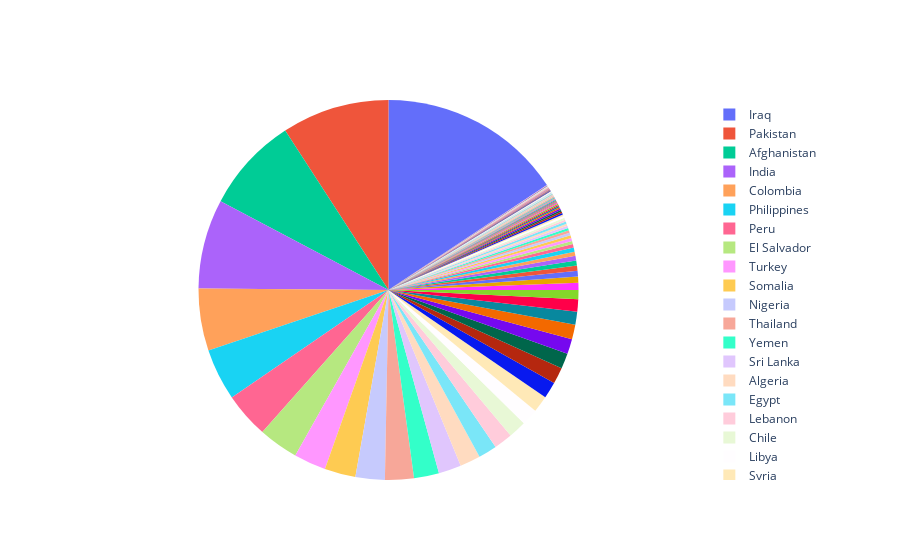

The notebook cell saved with this chart:
### Code cell
labels = nonwest['country_txt']
values = nonwest['Event']

fig = go.Figure(data=[go.Pie(labels=labels, values=values, textinfo='none',
                            insidetextorientation='radial'
                            )])

fig.show()

### Figure 1 — Plotly figure (JSON) as saved in the notebook; plotly's stock layout.template omitted (floating-point values rounded to 4 significant figures; data arrays with more than 128 entries replaced by an {"elided": "..."} marker saying what was removed)
{"data": [{"insidetextorientation": "radial", "labels": {"elided": "137 str values"}, "textinfo": "none", "type": "pie", "values": {"elided": "137 int values"}}], "layout": {}}
